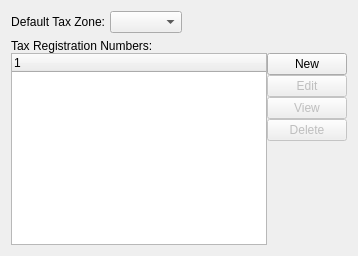
         <widget class="QWidget" name="_taxPage">
          <layout class="QGridLayout" name="gridLayout_25">
           <item row="1" column="0">
            <layout class="QVBoxLayout" name="verticalLayout">
             <property name="spacing">
              <number>0</number>
             </property>
             <item>
              <widget class="QLabel" name="_taxregLit">
               <property name="text">
                <string>Tax Registration Numbers:</string>
               </property>
              </widget>
             </item>
             <item>
              <layout class="QHBoxLayout">
               <item>
                <widget class="XTreeWidget" name="_taxreg"/>
               </item>
               <item>
                <layout class="QVBoxLayout">
                 <property name="spacing">
                  <number>0</number>
                 </property>
                 <item>
                  <widget class="QPushButton" name="_newTaxreg">
                   <property name="text">
                    <string>New</string>
                   </property>
                  </widget>
                 </item>
                 <item>
                  <widget class="QPushButton" name="_editTaxreg">
                   <property name="enabled">
                    <bool>false</bool>
                   </property>
                   <property name="text">
                    <string>Edit</string>
                   </property>
                  </widget>
                 </item>
                 <item>
                  <widget class="QPushButton" name="_viewTaxreg">
                   <property name="enabled">
                    <bool>false</bool>
                   </property>
                   <property name="text">
                    <string>View</string>
                   </property>
                  </widget>
                 </item>
                 <item>
                  <widget class="QPushButton" name="_deleteTaxreg">
                   <property name="enabled">
                    <bool>false</bool>
                   </property>
                   <property name="text">
                    <string>Delete</string>
                   </property>
                  </widget>
                 </item>
                 <item>
                  <spacer>
                   <property name="orientation">
                    <enum>Qt::Vertical</enum>
                   </property>
                   <property name="sizeHint" stdset="0">
                    <size>
                     <width>20</width>
                     <height>0</height>
                    </size>
                   </property>
                  </spacer>
                 </item>
                </layout>
               </item>
              </layout>
             </item>
            </layout>
           </item>
           <item row="0" column="0">
            <layout class="QHBoxLayout">
             <property name="spacing">
              <number>5</number>
             </property>
             <item>
              <widget class="QLabel" name="_taxzoneLit">
               <property name="text">
                <string>Default Tax Zone:</string>
               </property>
               <property name="alignment">
                <set>Qt::AlignRight|Qt::AlignTrailing|Qt::AlignVCenter</set>
               </property>
              </widget>
             </item>
             <item>
              <widget class="XComboBox" name="_taxzone">
               <property name="allowNull">
                <bool>true</bool>
               </property>
               <property name="type">
                <enum>XComboBox::TaxZones</enum>
               </property>
              </widget>
             </item>
             <item>
              <spacer>
               <property name="orientation">
                <enum>Qt::Horizontal</enum>
               </property>
               <property name="sizeHint" stdset="0">
                <size>
                 <width>40</width>
                 <height>20</height>
                </size>
               </property>
              </spacer>
             </item>
            </layout>
           </item>
          </layout>
         </widget>
